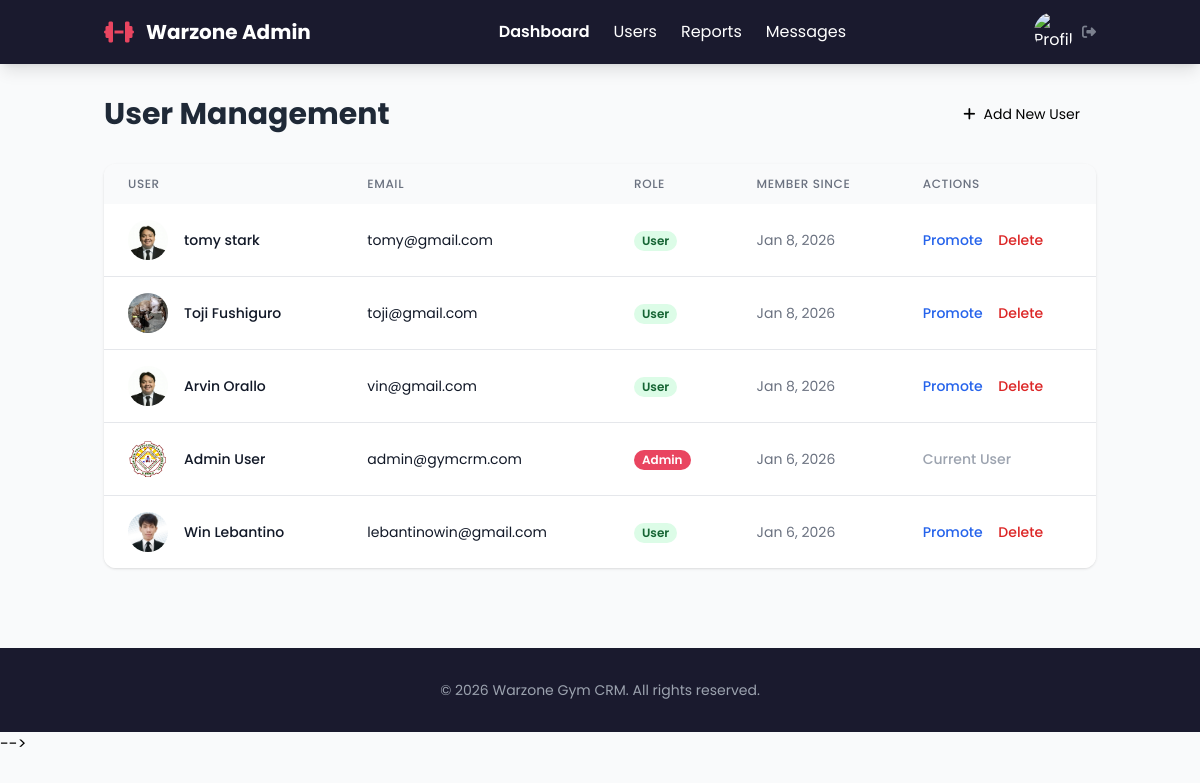
/admin/users.php (signed in), run on the app's committed database.
### tables this page shows
CREATE TABLE `users` (
  `id` int(11) NOT NULL,
  `name` varchar(100) NOT NULL,
  `email` varchar(100) NOT NULL,
  `goal` text DEFAULT 'General fitness',
  `password` varchar(255) NOT NULL,
  `role` enum('user','admin') DEFAULT 'user',
  `fitness_goal` text DEFAULT NULL,
  `weight` decimal(5,2) DEFAULT NULL,
  `height` decimal(5,2) DEFAULT NULL,
  `created_at` timestamp NOT NULL DEFAULT current_timestamp(),
  `last_login` timestamp NULL DEFAULT NULL,
  `profile_picture` varchar(255) NOT NULL DEFAULT 'default.png',
  `coach_style` enum('gentle','balanced','hardcore') DEFAULT 'balanced'
);

### admin/users.php (the view, shortened to what this page needs)
<?php
require_once '../config.php';
$stmt = $pdo->prepare("SELECT * FROM users ORDER BY created_at DESC");
$stmt->execute();
$users = $stmt->fetchAll(PDO::FETCH_ASSOC);
?>
<!DOCTYPE html>
<html lang="en">
<head>
    <script src="https://cdn.tailwindcss.com"></script>
    <link rel="stylesheet" href="https://cdnjs.cloudflare.com/ajax/libs/font-awesome/6.4.0/css/all.min.css">
</head>
<body class="bg-gray-50">
    <nav class="bg-primary text-white shadow-lg">
        <div class="container mx-auto px-4 py-3">
            <div class="flex justify-between items-center">
                <div class="flex items-center space-x-3">
                    <i class="fas fa-dumbbell text-highlight text-2xl"></i>
                    <h1 class="text-xl font-bold">Warzone Admin</h1>
                </div>
                <div class="hidden md:flex items-center space-x-6">
                    <a href="index.php" class="hover:text-highlight transition font-semibold">Dashboard</a>
                    <a href="users.php" class="hover:text-highlight transition">Users</a>
                    <a href="reports.php" class="hover:text-highlight transition">Reports</a>
                    <a href="messages.php" class="hover:text-highlight transition">Messages</a>
                </div>
                <div class="flex items-center space-x-4">
                    <div class="flex items-center space-x-2 cursor-pointer">
                        <img src="<?php echo file_exists('uploads/' . $_SESSION['user_profile_picture']) ? 'uploads/' . $_SESSION['user_profile_picture'] : 'uploads/default.png'; ?>" alt="Profile" class="rounded-full w-10 h-10">
                        <a href="../logout.php"
                        class="text-gray-400 hover:text-highlight transition ml-1 opacity-75 group-hover:opacity-100"
                        title="Logout">
                            <i class="fas fa-sign-out-alt text-sm"></i>
                        </a>
                    </div>
                </div>
            </div>
        </div>
    </nav>
    <main class="container mx-auto px-4 py-8">
        <div class="flex justify-between items-center mb-8">
            <h2 class="text-3xl font-bold text-gray-800">User Management</h2>
            <a href="../register.php" class="btn-primary px-4 py-2 rounded-lg text-sm flex items-center">
                <i class="fas fa-plus mr-2"></i> Add New User
            </a>
        </div>
        <div class="bg-white rounded-xl shadow overflow-hidden">
            <div class="overflow-x-auto">
                <table class="w-full">
                    <thead class="bg-gray-50">
                        <tr>
                            <th class="px-6 py-3 text-left text-xs font-medium text-gray-500 uppercase tracking-wider">User</th>
                            <th class="px-6 py-3 text-left text-xs font-medium text-gray-500 uppercase tracking-wider">Email</th>
                            <th class="px-6 py-3 text-left text-xs font-medium text-gray-500 uppercase tracking-wider">Role</th>
                            <th class="px-6 py-3 text-left text-xs font-medium text-gray-500 uppercase tracking-wider">Member Since</th>
                            <th class="px-6 py-3 text-left text-xs font-medium text-gray-500 uppercase tracking-wider">Actions</th>
                        </tr>
                    </thead>
                    <tbody class="bg-white divide-y divide-gray-200">
                        <?php foreach ($users as $user): ?>
                        <tr class="hover:bg-gray-50">
                        <td class="px-6 py-4 whitespace-nowrap">
    <div class="flex items-center">
        <div class="flex-shrink-0 h-10 w-10">
            <img class="h-10 w-10 rounded-full object-cover"
                 src="<?= htmlspecialchars(
                     file_exists('../uploads/' . ($user['profile_picture'] ?? 'default.png'))
                         ? '../uploads/' . $user['profile_picture']
                         : '../uploads/default.png'
                 ) ?>"
                 alt="">
        </div>
        <div class="ml-4">
            <div class="text-sm font-medium text-gray-900">
                <?= htmlspecialchars($user['name']) ?>
            </div>
        </div>
    </div>
</td>
                            <td class="px-6 py-4 whitespace-nowrap">
                                <div class="text-sm text-gray-900"><?php echo htmlspecialchars($user['email']); ?></div>
                            </td>
                            <td class="px-6 py-4 whitespace-nowrap">
                                <span class="px-2 inline-flex text-xs leading-5 font-semibold rounded-full
                                    <?php echo $user['role'] === 'admin' ? 'bg-highlight text-white' : 'bg-green-100 text-green-800'; ?>">
                                    <?php echo ucfirst($user['role']); ?>
                                </span>
                            </td>
                            <td class="px-6 py-4 whitespace-nowrap text-sm text-gray-500">
                                <?php echo date('M j, Y', strtotime($user['created_at'])); ?>
                            </td>
                            <td class="px-6 py-4 whitespace-nowrap text-sm font-medium">
                                <?php if ($user['id'] !== $_SESSION['user_id']): ?>
                                <a href="users.php?toggle_role=<?php echo $user['id']; ?>" class="text-blue-600 hover:text-blue-900 mr-3">
                                    <?php echo $user['role'] === 'admin' ? 'Demote' : 'Promote'; ?>
                                </a>
                                <a href="users.php?delete=<?php echo $user['id']; ?>" class="text-red-600 hover:text-red-900" onclick="return confirm('Are you sure you want to delete this user?')">
                                    Delete
                                </a>
                                <?php else: ?>
                                <span class="text-gray-400">Current User</span>
                                <?php endif; ?>
                            </td>
                        </tr>
                        <?php endforeach; ?>
                    </tbody>
                </table>
            </div>
        </div>
    </main>
    <footer class="bg-primary text-white py-8 mt-12">
        <div class="container mx-auto px-4">
            <div class="text-center text-gray-400 text-sm">
                <p>© 2026 Warzone Gym CRM. All rights reserved.</p>
            </div>
        </div>
    </footer>
</body>
</html>

### admin/users.php (style rules this page uses)
body { font-family: 'Poppins', sans-serif; background-color: #f8f9fa; }

### data on the page
users: profile_picture (picture), name "tomy stark", email "tomy@gmail.com", role "User", created_at "Jan 8, 2026", shows "Promote"
users: profile_picture (picture), name "Toji Fushiguro", email "toji@gmail.com", role "User", created_at "Jan 8, 2026", shows "Promote"
users: profile_picture (picture), name "Arvin Orallo", email "vin@gmail.com", role "User", created_at "Jan 8, 2026", shows "Promote"
users: profile_picture (picture), name "Admin User", email "admin@gymcrm.com", role "Admin", created_at "Jan 6, 2026", shows "Current User"
users: profile_picture (picture), name "Win Lebantino", email "lebantinowin@gmail.com", role "User", created_at "Jan 6, 2026", shows "Promote"
